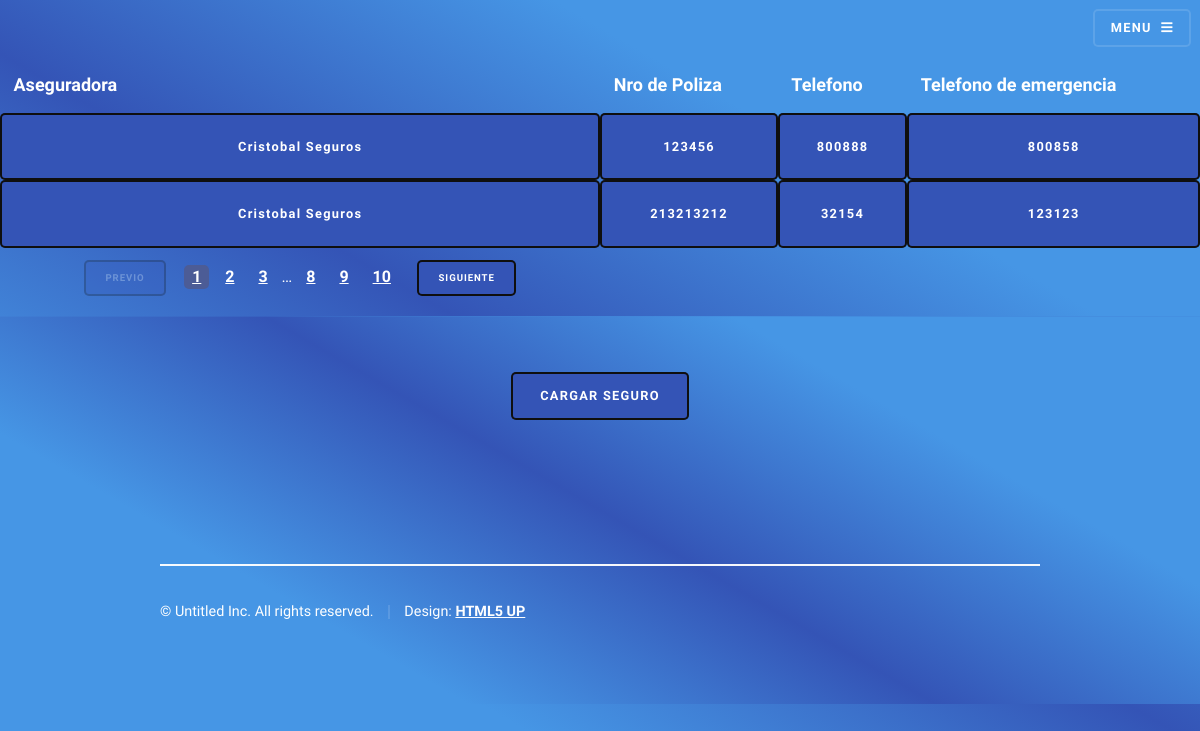
Screenshot of /mostrar-seguro/ with the database file from the repository.
### user/models.py (models this page shows, shortened)
class Seguro(models.Model):
    nombre = models.CharField(max_length=50)
    num_poliza = models.IntegerField()
    tel = models.IntegerField()
    tel_emergencia = models.IntegerField()

### AppCarnet/views.py (the view)
# urls.py: path('mostrar-seguro/', MostrarSeguros.as_view(), name='mostrar-seguro'),
class MostrarSeguros(ListView):
    model = Seguro
    template_name = 'mostrar-seguro.html'
    context_object_name = 'seguros'
    queryset = Seguro.objects.all()
    paginate_by = 5

### AppCarnet/templates/mostrar-seguro.html (shortened to what this page needs)
{% extends 'base.html' %}
{% load static %}
{% block content %}
<div class="table-wrapper">
    <table class="alt" >
        <thead style="font-size: 20px;">
            <th>Aseguradora</th>
            <th>Nro de Poliza</th>
            <th>Telefono</th>
            <th>Telefono de emergencia</th>
        </thead>
        <tbody>
        {%for s in seguros%}
            <tr >
                <h1>
                <a href="/AppCarnet/{{s.id}}">
                <td >{{s.nombre}}</td>
                <td>{{s.num_poliza}}</td>
                <td>{{s.tel}}</td>
                <td>{{s.tel_emergencia}}</td>
                </a>
                </h1>
            </tr>
        {%endfor%}
        </tbody>
        <tfoot>
            <tr>
                <td>
                    <ul class="pagination">
                        <li><span class="button small disabled">Previo</span></li>
                        <li><a href="#" class="page active">1</a></li>
                        <li><a href="#" class="page">2</a></li>
                        <li><a href="#" class="page">3</a></li>
                        <li><span>&hellip;</span></li>
                        <li><a href="#" class="page">8</a></li>
                        <li><a href="#" class="page">9</a></li>
                        <li><a href="#" class="page">10</a></li>
                        <li><a href="#" class="button small">Siguiente</a></li>
                    </ul>
                </td>
            </tr>
        </tfoot>
    </table>
    <div>
        <center>
            <a href="{% url 'seguro'  %}">
                <input type="button" value="Cargar Seguro">
            </a>
        </center>
    </div>
</div>
{% endblock %}

### rows the page displays
Seguro: nombre "Cristobal Seguros", num_poliza "123456", tel "800888", tel_emergencia "800858"
Seguro: nombre "Cristobal Seguros", num_poliza "213213212", tel "32154", tel_emergencia "123123"
